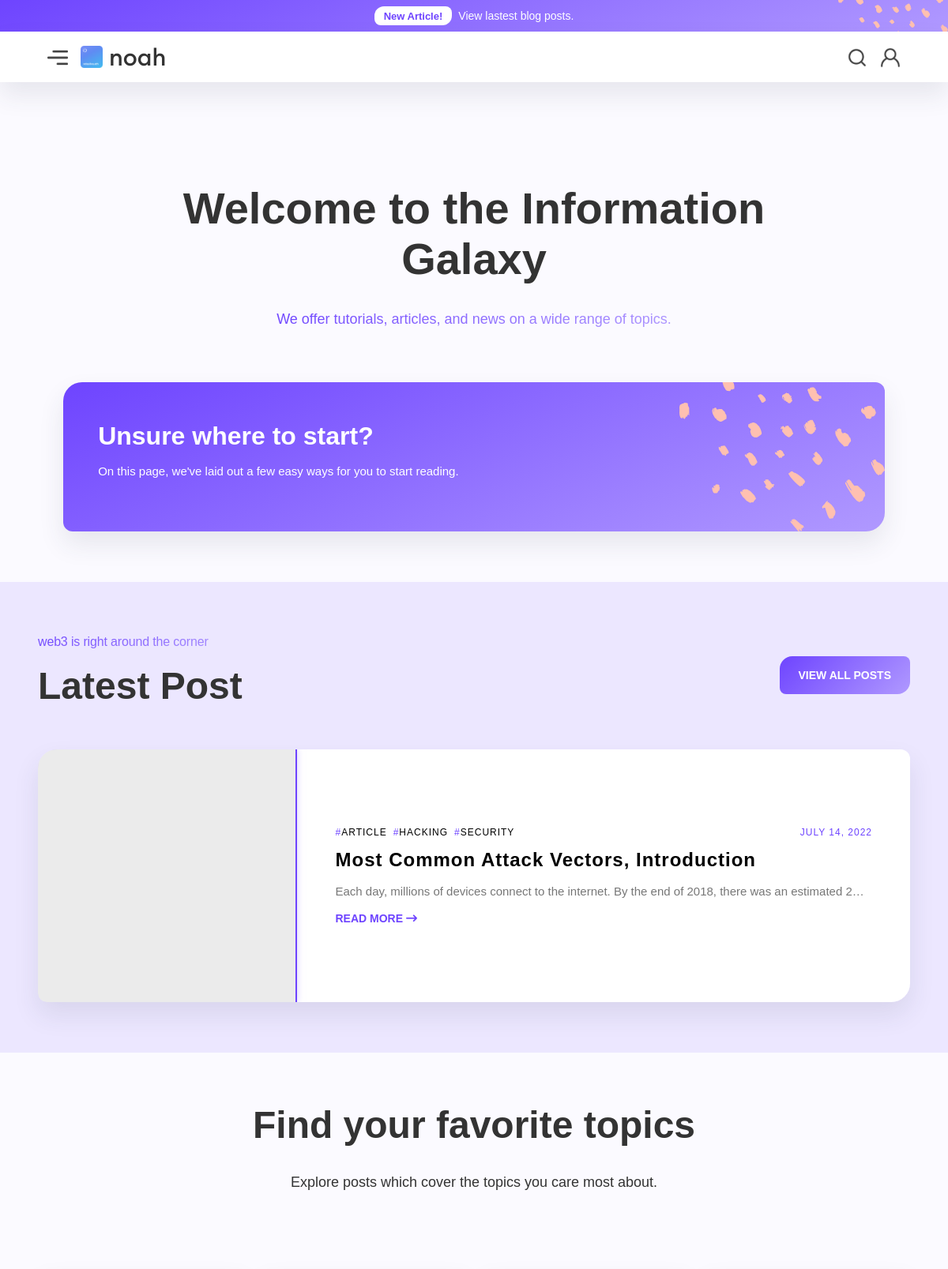
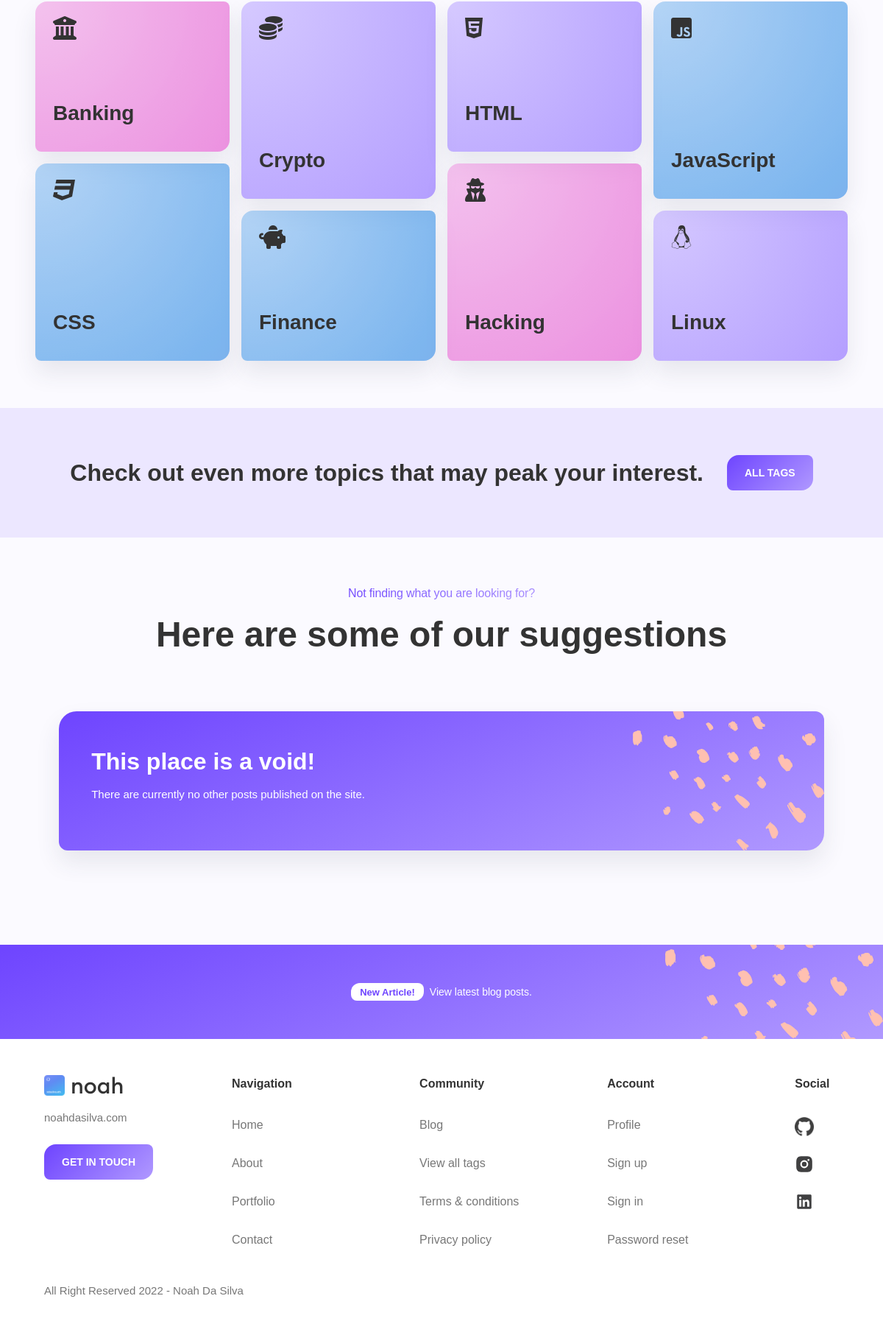
Screenshot of /blog/ with the database file from the repository (2 pictures, top to bottom).
### blog/models.py (models this page shows, shortened)
class Post(models.Model):
    title = models.CharField(max_length=128, unique=True)
    slug = models.SlugField(max_length=128, unique=True, null=True, blank=True)
    author = models.ForeignKey(User, on_delete=models.CASCADE, related_name='post_author')
    author_plug = models.URLField(max_length=128, default='https://linktr.ee/ndasilva')
    image = models.ImageField(null=True, blank=True, upload_to='blog_images/')
    tags = models.CharField(max_length=255, default='blog')
    summary = models.TextField(max_length=512)
    content = RichTextField(blank=True, null=True)
    updated_on = models.DateTimeField(auto_now=True, blank=True)
    created_on = models.DateTimeField(auto_now_add=True, blank=True)
    likes = models.ManyToManyField(User, blank=True, related_name='post_likes')
    class Meta:
        ordering = ['-created_on']
    def get_tags(self):
        return self.tags.replace('[', '').replace(']', '').replace('\'', '').split(', ')

class Tag(models.Model):
    name = models.CharField(max_length=64, unique=True)
    slug = models.SlugField(max_length=64, unique=True, null=True, blank=True)
    special = models.CharField(max_length=1, default='#')
    description = models.TextField(max_length=512, default='Tag description.')
    class Meta:
        ordering = ['name']

### blog/views.py (the view)
# urls.py: path('blog/', views.BlogView.as_view(), name="blog"),
class BlogView(ListView):
    model = Post
    template_name = 'blog.html'
    def get_context_data(self, **kwargs):
        context = super(BlogView, self).get_context_data(**kwargs)
        context['post_list'] = Post.objects.all()
        context['tag_list'] = Tag.objects.all()
        return context

### blog/templates/blog.html (shortened to what this page needs)
{% extends 'base.html' %}
{% load static %}
{% block content %}
<div class="hero-section wf-section">
  <div class="default-section-content">
    <div class="w-layout-grid hero-title-grid">
      <h1>Welcome to the Information Galaxy</h1>
      <p class="hero-paragraph no-margin">
        <span class="gradient-span">
          We offer tutorials, articles, and news on a wide range of topics.
        </span>
      </p>
    </div>
  </div>
  <div class="default-section-content">
    <div class="banner-content-div">
      <h2 class="h4-heading">Unsure where to start?</h2>
      <p>
        On this page, we&#x27;ve laid out a few easy ways for you to start reading.
      </p>
    </div>
  </div>
</div>
<div class="default-section-light-purple wf-section">
  <div class="default-section-content">
    <div class="w-layout-grid title-grid-horizontal">
      <div
        id="w-node-_8ca048d7-255b-f33d-b871-9cdacf9285aa-4280d04e"
        class="title-left">
        <p
          id="w-node-_8ca048d7-255b-f33d-b871-9cdacf9285ab-4280d04e"
          class="web-title-gradient">
          web3 is right around the corner
        </p>
        <h2>Latest Post</h2>
      </div>
      <div class="title-right" id="w-node-_8ca048d7-255b-f33d-b871-9cdacf9285b3-4280d04e">
        <a href="{% url 'tags' %}" class="btn w-button">View all posts</a>
      </div>
    </div>
    <div class="w-layout-grid single-col-grid" id="w-node-_89e22a60-6db5-7215-133d-091e96de9134-4280d04e">
      {% if post_list.0 %}
      <a href="{% url 'blog-post' post_list.0.slug %}" class="blog-card w-inline-block">
        <div
          class="blog-card-left"
          style="background-image: url({{ post_list.0.image.url }});">
        </div>
        <div class="blog-card-right">
          <div class="top-wrapper">
            <div class="tag-flex start-justify">
              {% for tag in post_list.0.get_tags %}
              <div class="tag-block">
                <div class="hashtag-purple">#</div>
                <div class="hashtag">{{ tag }}</div>
              </div>
              {% endfor %}
            </div>
            <div class="hashtag-purple">
              {{ post_list.0.created_on|date:"F d, Y" }}
            </div>
          </div>
          <h3 class="card-heading">{{ post_list.0.title }}</h3>
          <div class="card-description">
            {{post_list.0.summary|truncatechars:100 }}<br />
          </div>
          <div class="arrow-btn-txt">
            Read more <span class="fa900solid-span"></span>
          </div>
        </div>
      </a>
      {% endif %}
    </div>
  </div>
</div>
<div class="default-section wf-section">
  <div class="default-section-content">
    <div class="w-layout-grid title-grid">
      <h2>Find your favorite topics</h2>
      <p class="hero-paragraph">
        Explore posts which cover the topics you care most about.
      </p>
    </div>
    <div class="w-layout-grid topics-grid">
      <div class="topic-col">
        <a href="{% url 'tag-detail' tag_list.1.slug %}" class="topic-link w-inline-block">
          <div class="w-layout-grid topic-div-short hue45">
            <div id="w-node-_10b6ca44-f128-3665-c075-6c06e011f18d-4280d04e" class="topic-icon">
              <span class="fa900solid-span" style="font-size: 2rem;">{{ tag_list.1.special }}</span>
            </div>
            <h3
              id="w-node-_7e0434aa-2d13-374e-9e6b-efbf680490be-4280d04e"
              class="h5-heading">
              {{ tag_list.1.name }}
            </h3>
          </div>
        </a>
        <a href="{% url 'tag-detail' tag_list.2.slug %}" class="topic-link w-inline-block">
          <div class="w-layout-grid topic-div-tall hue315">
            <div id="w-node-_10b6ca44-f128-3665-c075-6c06e011f18d-4280d04e" class="topic-icon">
              <span class="fa900solid-span" style="font-size: 2rem;">{{ tag_list.2.special }}</span>
            </div>
            <h3
              id="w-node-f0c680e1-d1fd-cc7c-2d50-64e7f478fff8-4280d04e"
              class="h5-heading">
            {{ tag_list.2.name }}
            </h3>
          </div>
        </a>
      </div>
      <div class="topic-col">
        <a href="{% url 'tag-detail' tag_list.3.slug %}" class="topic-link w-inline-block">
          <div class="w-layout-grid topic-div-tall">
            <div id="w-node-_10b6ca44-f128-3665-c075-6c06e011f18d-4280d04e" class="topic-icon">
              <span class="fa900solid-span" style="font-size: 2rem;">{{ tag_list.3.special }}</span>
            </div>
            <h3
              id="w-node-_3b806504-33c5-9c38-7e96-7c4a9f838ba5-4280d04e"
              class="h5-heading">
            {{ tag_list.3.name }}
            </h3>
          </div>
        </a>
        <a href="{% url 'tag-detail' tag_list.4.slug %}" class="topic-link w-inline-block">
          <div class="w-layout-grid topic-div-short hue315">
            <div id="w-node-_10b6ca44-f128-3665-c075-6c06e011f18d-4280d04e" class="topic-icon">
              <span class="fa900solid-span" style="font-size: 2rem;">{{ tag_list.4.special }}</span>
            </div>
            <h3
              id="w-node-_5fa38e5f-245a-8f81-d3ca-14d3737075ae-4280d04e"
              class="h5-heading">
            {{ tag_list.4.name }}
            </h3>
          </div>
        </a>
      </div>
      <div class="topic-col">
        <a href="{% url 'tag-detail' tag_list.5.slug %}" class="topic-link w-inline-block">
          <div class="w-layout-grid topic-div-short">
            <div id="w-node-_10b6ca44-f128-3665-c075-6c06e011f18d-4280d04e" class="topic-icon">
              <span class="fa900solid-span" style="font-size: 2rem;">{{ tag_list.5.special }}</span>
            </div>
            <h3
              id="w-node-_9343c46b-43e3-c143-896a-77a19f29dfef-4280d04e"
              class="h5-heading">
            {{ tag_list.5.name }}
            </h3>
          </div>
        </a>
        <a href="{% url 'tag-detail' tag_list.6.slug %}" class="topic-link w-inline-block">
          <div class="w-layout-grid topic-div-tall hue45">
            <div id="w-node-_10b6ca44-f128-3665-c075-6c06e011f18d-4280d04e" class="topic-icon">
              <span class="fa900solid-span" style="font-size: 2rem;">{{ tag_list.6.special }}</span>
            </div>
            <h3
              id="w-node-_0688155b-d1df-7ff1-c4e1-e803ba07d302-4280d04e"
              class="h5-heading">
            {{ tag_list.6.name }}
            </h3>
          </div>
        </a>
      </div>
      <div class="topic-col">
        <a href="{% url 'tag-detail' tag_list.7.slug %}" class="topic-link w-inline-block">
          <div class="w-layout-grid topic-div-tall hue315">
            <div id="w-node-_10b6ca44-f128-3665-c075-6c06e011f18d-4280d04e" class="topic-icon">
              <span class="fa900solid-span" style="font-size: 2rem;">{{ tag_list.7.special }}</span>
            </div>
            <h3
              id="w-node-_6687eb29-4a62-e3b9-dc0d-544e6bed7982-4280d04e"
              class="h5-heading">
            {{ tag_list.7.name }}
            </h3>
          </div>
        </a>
        <a href="{% url 'tag-detail' tag_list.8.slug %}" class="topic-link w-inline-block">
          <div class="w-layout-grid topic-div-short">
            <div id="w-node-_10b6ca44-f128-3665-c075-6c06e011f18d-4280d04e" class="topic-icon">
              <span class="fa900solid-span" style="font-size: 2rem;">{{ tag_list.8.special }}</span>
            </div>
            <h3
              id="w-node-_45ae0213-42ed-960e-9143-28556713062b-4280d04e"
              class="h5-heading">
              {{ tag_list.8.name }}
            </h3>
          </div>
        </a>
      </div>
    </div>
  </div>
</div>
<div class="default-section-light-purple wf-section">
  <div class="default-section-content">
    <div class="center-compress-div">
      <div class="w-layout-grid title-div-with-action">
        <h3 class="h4-heading no-margin">
          Check out even more topics that may peak your interest.
        </h3>
        <a href="{% url 'tags' %}" class="btn w-button">all tags</a>
      </div>
    </div>
  </div>
</div>
<div class="anti-hero-section wf-section">
  <div class="default-section-content">
    <div class="w-layout-grid title-grid">
      <p class="web-title-gradient">Not finding what you are looking for?</p>
      <h2>Here are some of our suggestions</h2>
    </div>
    {% if post_list.1 %}
    <div class="w-layout-grid dynamic-grid">
      {% for post in post_list|slice:"1:5" %}
      <a href="{% url 'blog-post' post_list.1.slug %}"
        class="blog-card-square w-inline-block"
        style="background-image: url({{ post.image.url }});">
        <div class="blog-card-div">
          <div class="tag-flex">
            {% for tag in post.get_tags %}
            <div class="tag-block">
              <div class="hashtag">#</div>
              <div class="hashtag">{{ tag }}</div>
            </div>
            {% endfor %}
          </div>
          <h3 class="card-heading centered">{{ post.title }}</h3>
          <div class="hashtag">{{ post.created_on|date:"F d, Y" }}</div>
        </div>
        <div class="gradient-overlay"></div>
      </a>
      {% endfor %}
    </div>
    {% else %}
    <div class="banner-content-div">
      <h2 class="h4-heading">This place is a void!</h2>
      <p>There are currently no other posts published on the site.</p>
    </div>
    {% endif %}
  </div>
</div>
{% endblock %}

### rows the page displays
Post: created_on "JULY 14, 2022", title "Most Common Attack Vectors, Introduction", summary "Each day, millions of devices connect to the internet. By the end of 2018, there was an estimated 2…"
Tag: name "Banking"
Tag: name "CSS"
Tag: name "Crypto"
Tag: name "Finance"
Tag: name "HTML"
Tag: name "Hacking"
Tag: name "JavaScript"
Tag: name "Linux"

### other values shown
{{ tag }} "ARTICLE" "HACKING" "SECURITY"
